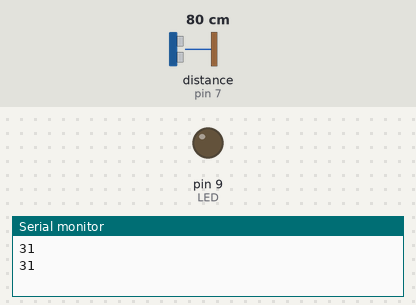
A sketch run on a simulated Arduino Uno, built with avr-gcc and run on an emulated ATmega328P. On the bench: output pins drawn as LEDs (lit = HIGH), the last lines printed to the serial monitor. Wiring (inferred from the names in the program): ultrasonic range finder: trigger pin 7; echo pin 7. Inputs (shaded band) come from the test bench; at power-on: distance to the obstacle (sensor on pin 7) 80 cm. The echo pulse lasts 58.3 µs per cm.

Above: at 1.5 s.
1.6 s: distance to the obstacle (sensor on pin 7) set to 34 cm
3.4 s: distance to the obstacle (sensor on pin 7) set to 27 cm
At 4.2 s:
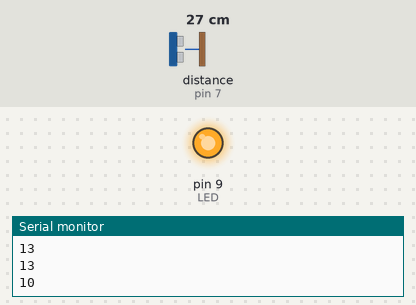
5.2 s: distance to the obstacle (sensor on pin 7) set to 35 cm
At 6.4 s:
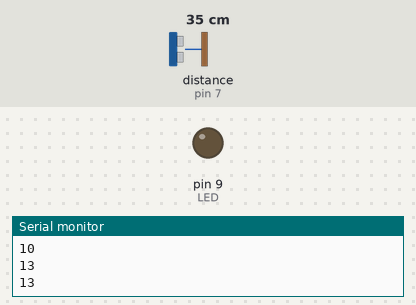
6.7 s: distance to the obstacle (sensor on pin 7) set to 2 cm
At 8.0 s:
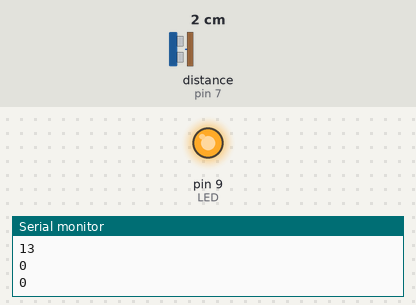
Timing chart, 0 to 9.2 s (numbered marks = the images above; inputs shaded):
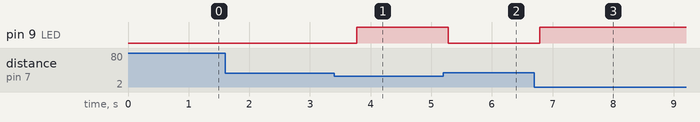

The sketch:

Lab3.1.ino
```cpp
int LED = 9;
int Pinger = 7;

void setup() {
  Serial.begin(9600);

  pinMode(LED, OUTPUT);
}

void loop() {
  int dist = getDist();
  Serial.println(dist);
  if (dist < 12) {
    digitalWrite(LED, HIGH);
  } else {
    digitalWrite(LED, LOW);
  }
  delay(750);
}

long getDist() {
  triggerPing();
  return uSToInches(echoTime());
}

//Initiates a ping
void triggerPing() {
  pinMode(Pinger, OUTPUT);
  digitalWrite(Pinger, LOW);
  delayMicroseconds(2);
  digitalWrite(Pinger, HIGH);
  delayMicroseconds(5);
  digitalWrite(Pinger, LOW);
}

long echoTime() {
  pinMode(Pinger, INPUT);
  return pulseIn(Pinger, HIGH);
}

long uSToInches(long duration) {
  //Ping travels at 74 uS/inches
  return duration/74/2;
}
```

Measured:
- the behaviour switches between 31 and 30 cm on distance to the obstacle (sensor on pin 7) (found by bisection; images 0 and 1)
- after the input at 3.4 s, pin 9 (LED): LOW → HIGH after 0.38 s
- after the input at 5.2 s, pin 9 (LED): HIGH → LOW after 0.08 s
- after the input at 6.7 s, pin 9 (LED): LOW → HIGH after 0.09 s
